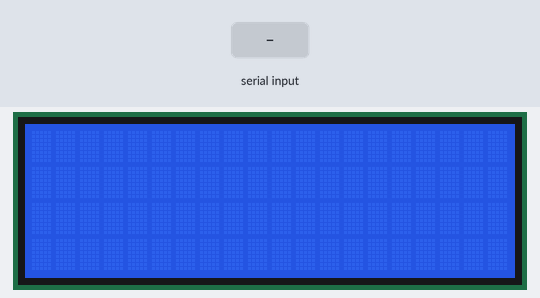
Simulated run of this sketch. Board: Arduino Uno, built with avr-gcc and run on an emulated ATmega328P. On the bench: 20×4 character LCD. The inputs (shaded band) are chosen by the test bench. What the sketch prints to the serial monitor is not drawn.

Above: at 1.2 s.
1.3 s: "1\n" received over Serial
2.8 s: "0\n" received over Serial
At 3.5 s:
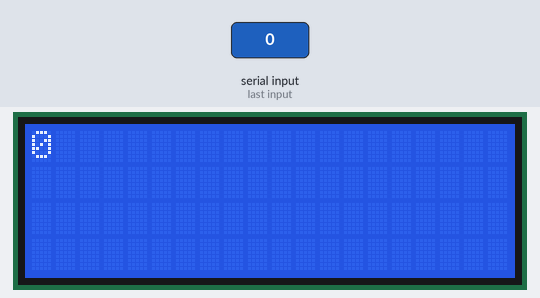
4.3 s: "vycistiMa\n" received over Serial
Timing chart, 0 to 7.3 s (numbered marks = the images above; inputs shaded):
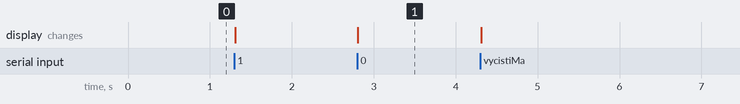

The sketch:

LCD-Serial.ino
```cpp
#include <Wire.h>
#include <LiquidCrystal_I2C.h>

// VCC - 5V
// GND - GND
// SCL - A4
// SDA - A5

// Set the LCD address to 0x27 or 0x3F for a 20 chars and 4 line display
LiquidCrystal_I2C lcd(0x27, 20, 4);

unsigned long lastMessageTime = 0;
const unsigned long displayClearDelay = 15000; // 15 seconds

void setup() {
  // Initialize the LCD
  lcd.init();
  // Turn on the backlight
  lcd.backlight();
  // Set up serial communication
  Serial.begin(9600);
}

void loop() {
  // Check if there's data available to read from serial monitor
  if (Serial.available() > 0) {
    // Read the data from serial monitor
    String message = Serial.readStringUntil('\n'); // Read until newline character
    // Check if the message is "clear"
    if (message == "vycistiMa") {
      lcd.clear(); // for Clear the LCD
      Serial.print("Displej bol vycisteny.");
    } else {
      // Clear the LCD
      lcd.clear();
      // Print the message on the LCD
      int charIndex = 0;
      int line = 0;
      while (charIndex < message.length()) {
        // Print a substring of the message that fits on one line
        lcd.setCursor(0, line);
        lcd.print(message.substring(charIndex, min(charIndex + 20, message.length())));
        // Move to the next line
        line++;
        // Move to the next substring of the message
        charIndex += 20;
        // If there are more lines to print and we've reached the end of the screen, reset to the beginning
        if (line >= 4) {
          charIndex = 0;
          line = 0;
        }
      }
    }
    // Update the last message time
    lastMessageTime = millis();
  }

  // Check if it's time to clear the display
  if (millis() - lastMessageTime >= displayClearDelay) {
    // Clear the LCD
    lcd.clear();
    // Reset the last message time
    lastMessageTime = millis();
  }
}
```

Measured:
- after the input at 2.8 s, the display: changes at once (image 1)
